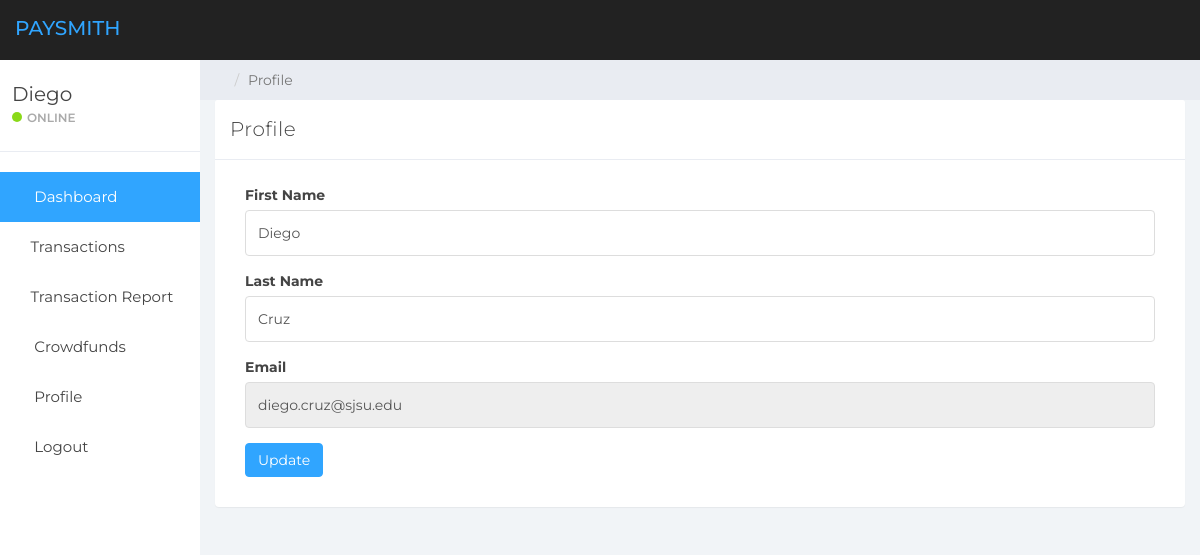
/user-profile.php (signed in), run on the app's committed database.
### tables this page shows
CREATE TABLE `customers` (
  `id` int(11) NOT NULL,
  `fname` varchar(255) NOT NULL,
  `lname` varchar(255) NOT NULL,
  `email` varchar(255) NOT NULL,
  `password` varchar(255) NOT NULL,
  `balance` varchar(255) NOT NULL DEFAULT '0'
);

### user-profile.php (the view, shortened to what this page needs)
<?php
$conn = mysqli_connect("localhost", "root", "", "appusers");
if (strlen($_SESSION['id']==0)) {
  header('location:logout.php');
  } else{
  ?>
<!DOCTYPE html>
<html>
<head>
	<link href="css/bootstrap.min.css" rel="stylesheet">
	<link href="css/font-awesome.min.css" rel="stylesheet">
	<link href="css/datepicker3.css" rel="stylesheet">
	<link href="css/styles2.css" rel="stylesheet">
</head>
<body>
  <body>
    <nav class="navbar navbar-custom navbar-fixed-top" role="navigation">
          <div class="container-fluid">
              <div class="navbar-header">
                  <a class="navbar-brand" href="menu.php"><span>PaySmith</span></a>
              </div>
          </div>
      </nav>
      <div id="sidebar-collapse" class="col-sm-3 col-lg-2 sidebar">
            <div class="profile-sidebar">
                <div class="profile-usertitle">
                    <?php
    $uid=$_SESSION['id'];
    $ret=mysqli_query($conn,"select fname from customers where id='$uid'");
    $row=mysqli_fetch_array($ret);
    $name=$row['fname'];
    ?>
                    <div class="profile-usertitle-name"><?php echo $name; ?></div>
                    <div class="profile-usertitle-status"><span class="indicator label-success"></span>Online</div>
                </div>
            </div>
            <ul class="nav menu">
                <li class="active"><a href="menu.php"><em class="fa fa-dashboard">&nbsp;</em> Dashboard</a></li>
                <li class="parent "><a data-toggle="collapse" href="#sub-item-1">
                    <em class="fa fa-navicon">&nbsp;</em>Transactions <span data-toggle="collapse" href="#sub-item-1" class="icon pull-right"><em class="fa fa-plus"></em></span>
                    </a>
                </li>
      <li class="parent "><a data-toggle="collapse" href="#sub-item-2">
                    <em class="fa fa-navicon">&nbsp;</em>Transaction Report <span data-toggle="collapse" href="#sub-item-1" class="icon pull-right"><em class="fa fa-plus"></em></span>
                    </a>
                </li>
                <li class="parent "><a data-toggle="collapse" href="#sub-item-3">
                    <em class="fa fa-navicon">&nbsp;</em> Crowdfunds <span data-toggle="collapse" href="#sub-item-1" class="icon pull-right"><em class="fa fa-plus"></em></span>
                    </a>
                <li><a href="user-profile.php"><em class="fa fa-user">&nbsp;</em> Profile</a></li>
    <li><a href="logout.php"><em class="fa fa-power-off">&nbsp;</em> Logout</a></li>
            </ul>
        </div>
	<div class="col-sm-9 col-sm-offset-3 col-lg-10 col-lg-offset-2 main">
		<div class="row">
			<ol class="breadcrumb">
				<li><a href="#">
					<em class="fa fa-home"></em>
				</a></li>
				<li class="active">Profile</li>
			</ol>
		</div>
		<div class="row">
			<div class="col-lg-12">
				<div class="panel panel-default">
					<div class="panel-heading">Profile</div>
					<div class="panel-body">
						<div class="col-md-12">
							 <?php
$userid=$_SESSION['id'];
$ret=mysqli_query($conn,"select * from customers where id='$userid'");
while ($row=mysqli_fetch_array($ret)) {
?>
							<form role="form" method="post" action="">
								<div class="form-group">
									<label>First Name</label>
									<input class="form-control" type="text" value="<?php  echo $row['fname'];?>" name="fname" required="true">
								</div>
  								<div class="form-group">
  									<label>Last Name</label>
  									<input class="form-control" type="text" value="<?php  echo $row['lname'];?>" name="lname" required="true">
                    </div>
              	<div class="form-group">
									<label>Email</label>
<input type="email" class="form-control" name="email" value="<?php  echo $row['email'];?>" required="true" readonly="true">
								</div>
								<div class="form-group has-success">
									<button type="submit" class="btn btn-primary" name="submit">Update</button>
								</div>
								</div>
								<?php } ?>
						</div>
					</div>
				</div>
			</div>
		</div>
</body>
</html>
<?php }  ?>

### css/styles2.css (style rules this page uses)
body { background: #f1f4f7; padding-top: 60px; font-size: 14px; color: #444444; font-family: "Montserrat", "Helvetica Neue", Helvetica, Arial, sans-serif; }
a, a:hover, a:focus { color: #30a5ff; }
input.form-control { border: 1px solid #ddd; box-shadow: none; height: 46px; }
.navbar-custom { background: #222; height: 60px; }
.navbar-header .navbar-brand { color: #fff; font-size: 20px; text-transform: uppercase; font-weight: 500; height: 60px; padding-top: 18px; }
.navbar-header .navbar-brand span { color: #30a5ff; }
.btn-primary, .btn-primary:hover, .btn-primary:focus, .btn-primary:active, .btn-primary.active, .open > .dropdown-toggle.btn-primary, .btn-primary.disabled, .btn-primary[disabled], fieldset[disabled] .btn-primary, .btn-primary.disabled:hover, .btn-primary[disabled]:hover, fieldset[disabled] .btn-primary:hover, .btn-primary.disabled:focus, .btn-primary[disabled]:focus, fieldset[disabled] .btn-primary:focus, .btn-primary.disabled:active, .btn-primary[disabled]:active, fieldset[disabled] .btn-primary:active, .btn-primary.disabled.active, .btn-primary[disabled].active, fieldset[disabled] .btn-primary.active { background-color: #30a5ff; border-color: #30a5ff; }
.label-success { background-color: #8ad919; }
.panel { border: 0; }
.panel-heading { font-size: 20px; font-weight: 300; letter-spacing: 0.025em; height: 60px; line-height: 38px; }
.panel-default .panel-heading { background: #fff; border-bottom: 1px solid #e9ecf2; color: #444444; }
.navbar { border: 0; }
.sidebar { display: block; padding: 0; display: none; box-shadow: none; background: #fff; }
.sidebar ul { margin: 20px 0px; }
@media (min-width: 768px) { .sidebar { display: block; position: fixed; top: 60px; bottom: 0; left: 0; z-index: 1000; display: block; margin: 0; padding: 0; overflow-x: hidden; overflow-y: auto; } }
@media (min-width: 768px) { .navbar-header { width: 100%; } }
.sidebar ul.nav .active a, .sidebar ul.nav li.parent a.active, .sidebar ul.nav .active > a:hover, .sidebar ul.nav li.parent a.active:hover, .sidebar ul.nav .active > a:focus, .sidebar ul.nav li.parent a.active:focus { color: #fff; background-color: #30a5ff; }
.sidebar ul.nav li a { height: 50px; font-size: 15px; line-height: 2em; color: #444444; }
.profile-sidebar { padding: 10px 0; border-bottom: 1px solid #e9ecf2; }
.indicator { width: 10px; height: 10px; display: inline-block; border-radius: 9999px; margin-right: 5px; }
.profile-usertitle { float: left; text-align: left; margin: 10px 0 0 12px; }
.profile-usertitle-name { font-size: 20px; margin-bottom: 0px; }
.profile-usertitle-status { text-transform: uppercase; color: #AAA; font-size: 12px; font-weight: 600; margin-bottom: 15px; }
.breadcrumb { border-radius: 0; padding: 10px 15px 10px 15px; background: #e9ecf2; margin: 0; }

### data on the page
customers: fname "Diego", lname "Cruz", email "diego.cruz@sjsu.edu"
